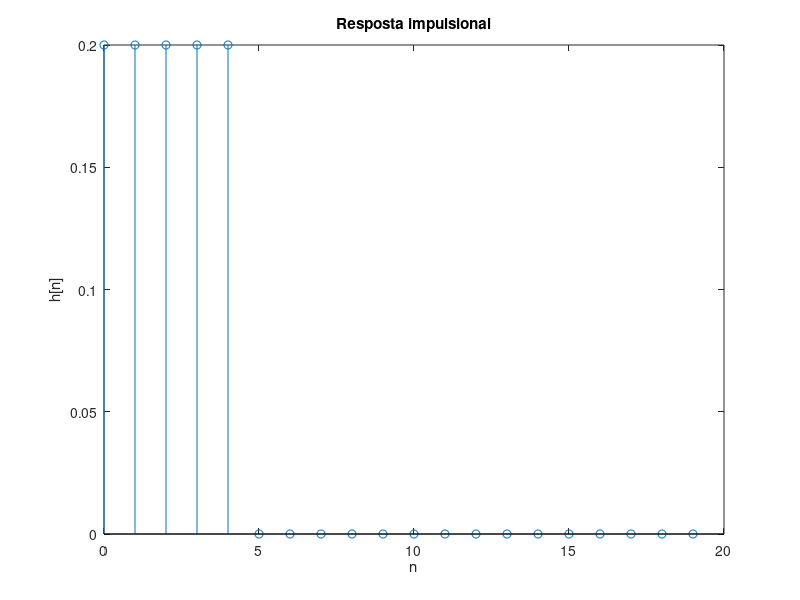

MATLAB code to generate this figure:
N = 20;
n = [0:N - 1];

h = 1/5 .* [ones(1, 5), zeros(1, N - 5)];
stem(n, h);
xlabel('n');
ylabel('h[n]');
title("Resposta impulsional");